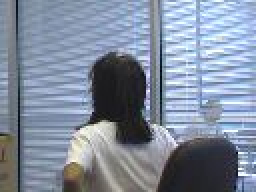
#> input picture MP7/image_girl/0180.jpg, 128 x 96 px, given in place of 0001.jpg, which was not available (shown 2 times larger)
$ python solution.py
#> lines starting #> are read from the running program, lines starting #| are printed output that depends on the picture; pictures that were not available may be replaced by others from this repository, and a replacement may not be noted
import cv2
import numpy as np
import os
import matplotlib.pyplot as plt


def crop_image(img, p1, p2, p3, p4):
    crop_img = img[int(p2[1]):int(p1[1]), int(p2[0]):int(p3[0])]
    return crop_img

# [4 lines left out: function get_files, not called in this run]

def ssd(img1, img2):
    return np.sum((img1 - img2)**2)

# [5 lines left out: function normalized_cross_correlation, not called in this run]

def cross_correlation(img1, img2):
    cross_correl = np.sum((img1 * img2))
    return cross_correl

# [74 lines left out: function generate_video, not called in this run]

base_img = cv2.imread('image_girl/0001.jpg')
#> base_img is the input picture: shape (96, 128, 3); mean B, G, R 157.9, 140.1, 128.7
p1, p2, p3, p4 = (52.5, 65), (52.5, 25), (90, 25), (90, 65)
crop_img = crop_image(base_img, p1, p2, p3, p4)
#> in crop_image, `crop_img = img[int(p2[1]):int(p1[1]), int(p2[0]):int(p3[0])]`:
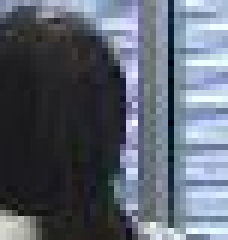
#> crop_img: shape (40, 38, 3) (shown 6 times larger); mean B, G, R 112.2, 100.2, 92.9


w, h = crop_img.shape[1], crop_img.shape[0]
#> w = 38; h = 40
back_head_img = cv2.imread('image_girl/0200.jpg')
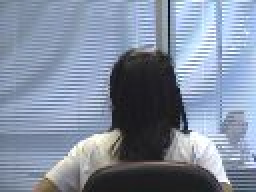
#> input picture MP7/image_girl/0189.jpg, 128 x 96 px, given in place of 0200.jpg, which was not available (shown 2 times larger)
#> back_head_img is the input picture: shape (96, 128, 3); mean B, G, R 159.8, 140.7, 128.8
left_corner = (43, 29)
back_head_img = back_head_img[int(left_corner[1]):int(left_corner[1])+h, int(left_corner[0]):int(left_corner[0])+w]
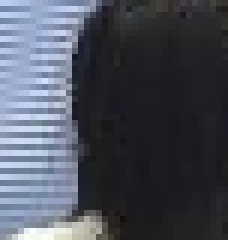
#> back_head_img: shape (40, 38, 3) (shown 6 times larger); mean B, G, R 89.6, 78.5, 74.3

side_img = cv2.imread('image_girl/0085.jpg')
left_corner = (45, 30)
side_img = side_img[int(left_corner[1]):int(left_corner[1])+h, int(left_corner[0]):int(left_corner[0])+w]
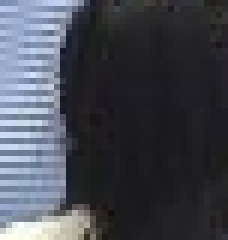
#> side_img: shape (40, 38, 3) (shown 6 times larger); mean B, G, R 80.9, 71.8, 68.5

side_img_2 = cv2.imread('image_girl/0308.jpg')
left_corner = (54, 32)
#> (the run stopped early here; a loop or call above may not have finished)
